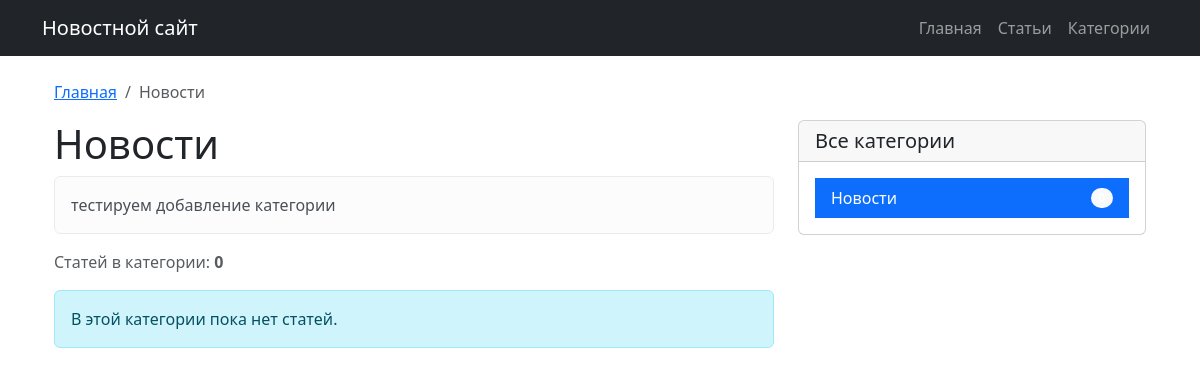
/admin/category.php?slug=novosti, run on an earlier commit of the app's database.
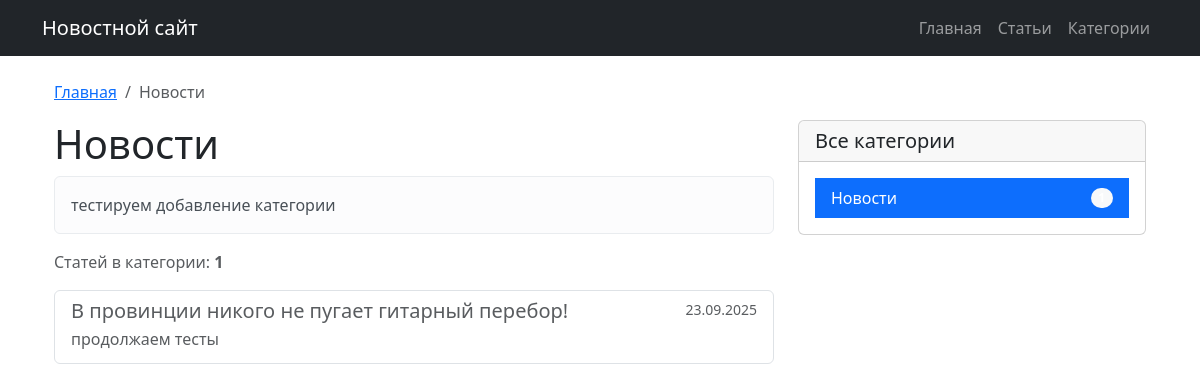
And on a later commit of the database.
### tables this page shows
CREATE TABLE categories (
            id INTEGER PRIMARY KEY AUTOINCREMENT,
            name VARCHAR(100) NOT NULL UNIQUE,
            slug VARCHAR(100) NOT NULL UNIQUE,
            description TEXT,
            created_at DATETIME DEFAULT CURRENT_TIMESTAMP
        );

CREATE TABLE articles (
    id INTEGER PRIMARY KEY AUTOINCREMENT,
    title TEXT NOT NULL,
    content TEXT NOT NULL,
    short_description TEXT,
    created_at DATETIME DEFAULT CURRENT_TIMESTAMP,
    updated_at DATETIME DEFAULT CURRENT_TIMESTAMP
, preview_image TEXT, views INTEGER DEFAULT 0, category_id INTEGER DEFAULT NULL);

### includes/functions.php (called while the page is built, shortened)
<?php
function getCategoryBySlug($slug) {
    $db = new Database();
    $pdo = $db->getConnection();
    $stmt = $pdo->prepare("SELECT * FROM categories WHERE slug = ?");
    $stmt->execute([$slug]);
    return $stmt->fetch(PDO::FETCH_ASSOC);
}
function getArticlesByCategory($category_id, $limit = null) {
    $db = new Database();
    $pdo = $db->getConnection();
    $sql = "SELECT * FROM articles WHERE category_id = ? ORDER BY created_at DESC";
    $stmt = $pdo->prepare($sql);
    $stmt->execute([$category_id]);
    return $stmt->fetchAll(PDO::FETCH_ASSOC);
}
function getCategoriesWithArticlesCount() {
    $db = new Database();
    $pdo = $db->getConnection();
    $stmt = $pdo->query("
        SELECT c.*, COUNT(a.id) as articles_count
        FROM categories c
        LEFT JOIN articles a ON c.id = a.category_id
        GROUP BY c.id
        ORDER BY c.name
    ");
    return $stmt->fetchAll(PDO::FETCH_ASSOC);
}
?>

### admin/category.php (the view, shortened to what this page needs)
<?php
require_once 'includes/functions.php';
$category = getCategoryBySlug($_GET['slug']);
$articles = getArticlesByCategory($category['id']);
include 'includes/header.php';
?>
<div class="container mt-4">
    <nav aria-label="breadcrumb">
        <ol class="breadcrumb">
            <li class="breadcrumb-item"><a href="index.php">Главная</a></li>
            <li class="breadcrumb-item active"><?php echo htmlspecialchars($category['name']); ?></li>
        </ol>
    </nav>
    <div class="row">
        <div class="col-md-8">
            <h1><?php echo htmlspecialchars($category['name']); ?></h1>
            <?php if ($category['description']): ?>
                <div class="alert alert-light">
                    <?php echo htmlspecialchars($category['description']); ?>
                </div>
            <?php endif; ?>
            <p class="text-muted">
                Статей в категории: <strong><?php echo count($articles); ?></strong>
            </p>
            <?php if (empty($articles)): ?>
                <div class="alert alert-info">
                    В этой категории пока нет статей.
                </div>
            <?php else: ?>
                <div class="list-group">
                    <?php foreach ($articles as $article): ?>
                        <a href="article.php?id=<?php echo $article['id']; ?>" class="list-group-item list-group-item-action">
                            <div class="d-flex w-100 justify-content-between">
                                <h5 class="mb-1"><?php echo htmlspecialchars($article['title']); ?></h5>
                                <small><?php echo date('d.m.Y', strtotime($article['created_at'])); ?></small>
                            </div>
                            <?php if ($article['short_description']): ?>
                                <p class="mb-1"><?php echo htmlspecialchars($article['short_description']); ?></p>
                            <?php endif; ?>
                        </a>
                    <?php endforeach; ?>
                </div>
            <?php endif; ?>
        </div>
        <div class="col-md-4">
            <div class="card">
                <div class="card-header">
                    <h5 class="card-title mb-0">Все категории</h5>
                </div>
                <div class="card-body">
                    <?php
                    $all_categories = getCategoriesWithArticlesCount();
                    if (!empty($all_categories)):
                    ?>
                        <div class="list-group list-group-flush">
                            <?php foreach ($all_categories as $cat): ?>
                                <a href="category.php?slug=<?php echo $cat['slug']; ?>"
                                   class="list-group-item list-group-item-action d-flex justify-content-between align-items-center <?php echo $cat['id'] == $category['id'] ? 'active' : ''; ?>">
                                    <?php echo htmlspecialchars($cat['name']); ?>
                                    <span class="badge bg-<?php echo $cat['id'] == $category['id'] ? 'light' : 'primary'; ?> rounded-pill">
                                    </span>
                                </a>
                            <?php endforeach; ?>
                        </div>
                    <?php else: ?>
                        <p class="text-muted">Категории не найдены</p>
                    <?php endif; ?>
                </div>
            </div>
        </div>
    </div>
</div>
<?php include 'includes/footer.php'; ?>

What changed in the data, as far as the page shows it:
now on this page (row edited): articles: title "В провинции никого не пугает гитарный перебор!", created_at "23.09.2025", short_description "продолжаем тесты"
Also different on the page:
count($articles): "0" → "1"
text no longer shown: "В этой категории пока нет статей."
